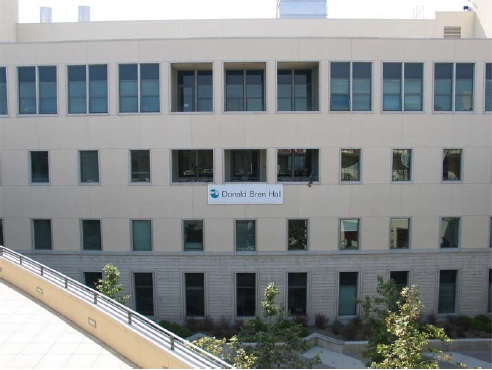
#> input picture CornerDetectionSegmentation_andFacialRecognition/code/Harris_1.jpg, 492 x 370 px
$ python Task1.py
#> lines starting #> are read from the running program, lines starting #| are printed output that depends on the picture
"""
CLAB Task-1: Harris Corner Detector
Your name (Your uniID): Tanya Dixit (u7043565)
"""

import numpy as np
import cv2
import matplotlib.pyplot as plt


filename = 'Harris_1.jpg'

def conv2(img, conv_filter):
    # flip the filter
    f_siz_1, f_size_2 = conv_filter.shape
    conv_filter = conv_filter[range(f_siz_1 - 1, -1, -1), :][:, range(f_siz_1 - 1, -1, -1)]
    pad = (conv_filter.shape[0] - 1) // 2
    result = np.zeros((img.shape))
    print(img.shape)
    img = np.pad(img, ((pad, pad), (pad, pad)), 'constant', constant_values=(0, 0))
    filter_size = conv_filter.shape[0]
    for r in np.arange(img.shape[0] - filter_size + 1):
        for c in np.arange(img.shape[1] - filter_size + 1):
            curr_region = img[r:r + filter_size, c:c + filter_size]
            curr_result = curr_region * conv_filter
            conv_sum = np.sum(curr_result)  # Summing the result of multiplication.
            result[r, c] = conv_sum  # Saving the summation in the convolution layer feature map.

    return result


def fspecial(shape=(3, 3), sigma=0.5):
    m, n = [(ss - 1.) / 2. for ss in shape]
    y, x = np.ogrid[-m:m + 1, -n:n + 1]
    h = np.exp(-(x * x + y * y) / (2. * sigma * sigma))
    h[h < np.finfo(h.dtype).eps * h.max()] = 0
    sumh = h.sum()
    if sumh != 0:
        h /= sumh
    return h


# Parameters, add more if needed
sigma = 2
thresh = 789213.28
k = 0.05
window = 3

# Derivative masks
dx = np.array([[-1, 0, 1], [-1, 0, 1], [-1, 0, 1]])
dy = dx.transpose()
import matplotlib.pyplot as plt

bw = plt.imread(filename)
#> bw is the input picture: shape (370, 492, 3); mean R, G, B 137.5, 141.1, 141.3
bw = cv2.cvtColor(bw, cv2.COLOR_BGR2GRAY)
#> bw: shape (370, 492)
bw = np.array(bw * 255, dtype=int)
# computer x and y derivatives of image
print(bw.shape)
#| (370, 492)
print(dx.shape)
Ix = conv2(bw, dx)
#| (370, 492)
Iy = conv2(bw, dy)
#| (370, 492)
#> after the loop in conv2 (call 2), `for r in np.arange(img.shape[0] - filter_size + 1):`:
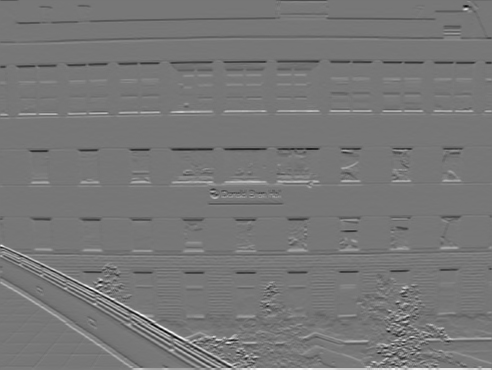
#> result: shape (370, 492) float64; min -550, max 623, mean 0; drawn with min black and max white

#The below line creates a gaussian blur filter in a way that it emphasizes the gradient when
#convolved. Basically we want to pass a window (g) onto Ix^2, Iy^2 and Ix*Iy
#so that we get the directions of maximal gradient in the neighbourhood of the point (as it is done)
#for every point
g = fspecial((max(1, np.floor(3 * sigma) * 2 + 1), max(1, np.floor(3 * sigma) * 2 + 1)), sigma)
Iy2 = conv2(np.power(Iy, 2), g)
#| (370, 492)
Ix2 = conv2(np.power(Ix, 2), g)
#| (370, 492)
#> after the loop in conv2 (call 4), `for r in np.arange(img.shape[0] - filter_size + 1):`:
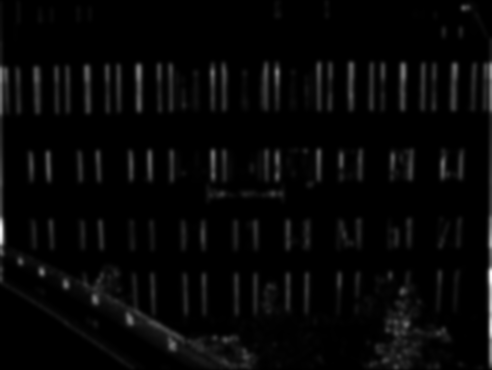
#> result: shape (370, 492) float64; min 0, max 106540.7, mean 2991.3; drawn with min black and max white
Ixy = conv2(Ix * Iy, g)
#| (370, 492)
#> after the loop in conv2 (call 5), `for r in np.arange(img.shape[0] - filter_size + 1):`:
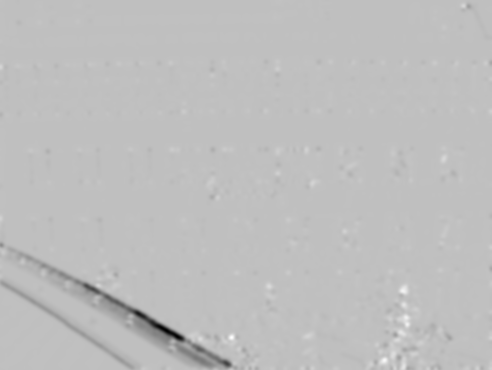
#> result: shape (370, 492) float64; min -52775.4, max 17322.6, mean -395.3; drawn with min black and max white

######################################################################
# Task: Compute the Harris Cornerness
######################################################################

det = Ix2*Iy2 - Ixy ** 2  #calculate the determinant of the M matrix
trace = Ix2 + Iy2 #calculate trace of the M matrix

R = det - k * trace**2 #cornerness R for each pixel is det - k*trace^2
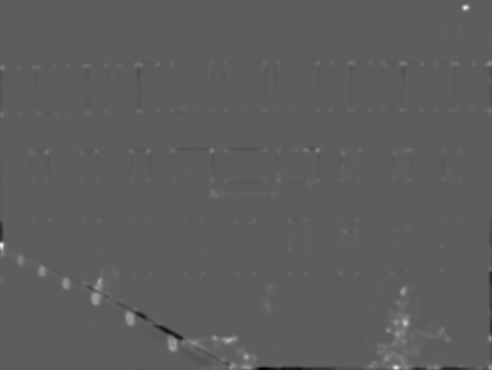
#> R: shape (370, 492) float64; min -952984498.8, max 1.64e+09, mean 4396474.2; drawn with min black and max white
                        #This tells us whether a particular pixel is a corner or not


######################################################################
# Task: Perform non-maximum suppression and
#       thresholding, return the N corner points
#       as an Nx2 matrix of x and y coordinates
######################################################################
#print(R)

#Now we have cornerness for each pixel, we apply non-max suppression to get the corners
output = set() #save corner points in a set so that repeating points are not marked twice in the image
for i in range(R.shape[0] - window): #iterate over each pixel in R
    for j in range(R.shape[1] - window):
        mat = R[i:i+window,j:j+window] #take a window of size window
        if np.max(mat) > thresh: #if the max in that window (mat) is greater than threshold
            #print(np.max(mat))
            (x, y) = np.unravel_index(np.argmax(mat, axis=None), mat.shape) #find out which x,y have the max value
            #print(mat.shape)
            #x, y = np.argmax(mat)
            output.add((x+i, y+j)) #save that x,y in the list of corners
        else:
            continue
#> after the loop, output = 30061 items


#print(output)

#display code
plt.figure()
bw = plt.imread(filename)
#bw = cv2.cvtColor(bw, cv2.COLOR_BGR2GRAY)
plt.imshow(bw)
u, v = zip(*output)
#> u = 30061 items; v = 30061 items
plt.scatter(v, u, c='red',  s=0.1, marker='x')
plt.show()
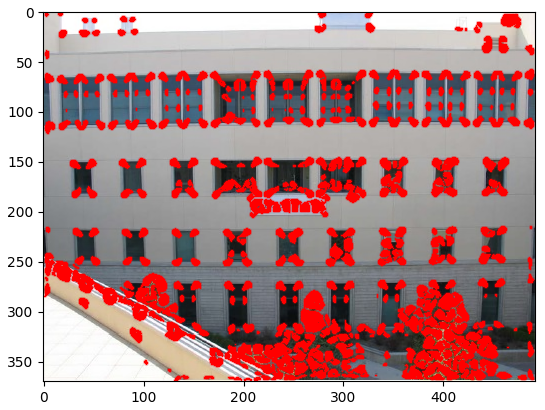
#> figure drawn by matplotlib, 1 panel


img = cv2.imread(filename)
#> img: shape (370, 492, 3)
gray = cv2.cvtColor(img,cv2.COLOR_BGR2GRAY)

gray = np.float32(gray)
dst = cv2.cornerHarris(gray,window,3,k)

#result is dilated for marking the corners, not important
dst = cv2.dilate(dst,None)
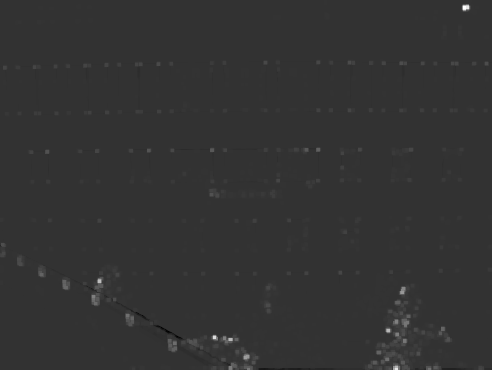
#> dst: shape (370, 492) float32; min -15682882, max 62924124, mean 228463.8; drawn with min black and max white

# Threshold for an optimal value, it may vary depending on the image.
img[dst>thresh]=[0,0,255] #
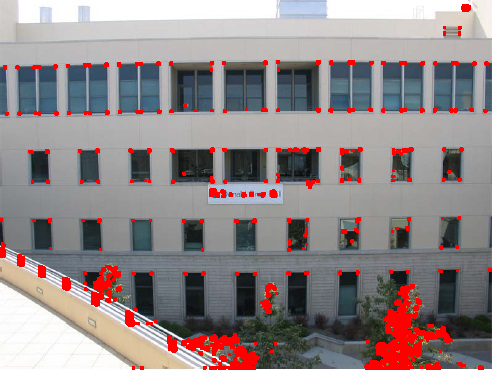
#> img: shape (370, 492, 3); mean B, G, R 135.6, 134.7, 144.8
print(0.01*dst.max())
#| 629241.24

img = cv2.cvtColor(img, cv2.COLOR_BGR2RGB)
plt.imshow(img)#, cmap=plt.cm.gray)
plt.show()
# cv2.imshow('dst',img)
# if cv2.waitKey(0) & 0xff == 27:
#     cv2.destroyAllWindows()
